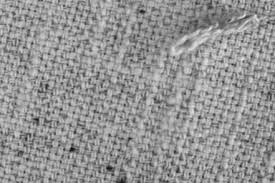
#> input picture test_images/1.jpg, 275 x 183 px; its folder holds only this picture in this run
$ python Detections_1.py   (older library calls are emulated)
#> lines starting #> are read from the running program, lines starting #| are printed output that depends on the picture; after the words box and inside, x2 and y2 are one past the last pixel; in counts of white or black regions, pixels touching at a corner belong together
import cv2
import numpy as np
import os

# Connect smalls pixels in larger blobs
def morph(image, kernel = (5, 5), show=False):
    element_closing = cv2.getStructuringElement(cv2.MORPH_ELLIPSE, kernel)
    img = cv2.morphologyEx(image, cv2.MORPH_CLOSE, element_closing)
    if show:
        cv2.imshow(f'Kernel: {kernel}', img)
    return img

# Remove elements smaller than minimum size
# https://stackoverflow.com/questions/42798659/how-to-remove-small-connected-objects-using-opencv
def component(image, connectivity = 8, min_size = 100, show=False):
    nb_components, output, stats, centroids = cv2.connectedComponentsWithStats(image, connectivity= connectivity)
    sizes = stats[1:, -1]
    nb_components = nb_components - 1
    img = np.zeros((output.shape))
    for i in range(0, nb_components):
        if sizes[i] >= min_size:
            img[output == i + 1] = 255
    img = cv2.normalize(img, None, alpha=0, beta=255, norm_type=cv2.NORM_MINMAX, dtype=cv2.CV_8UC1)
    if show:
        cv2.imshow(f'Min size: {min_size}', img)
    return img

# Approximation of the contour
def approx_cont(contours, look_back):
    contour = []
    for n in range(len(contours)):
        cont = []
        cont_back = np.concatenate([contours[n][-look_back:], contours[n]])
        for i in range(len(cont_back[:-look_back])):
            inner_list = []
            slice = cont_back[i: i + (2*look_back)].mean(axis=0)
            inner_list.append(int(slice[0][0]))
            inner_list.append(int(slice[0][1]))
            cont.append(inner_list)
        contour.append(np.array(cont).reshape((-1, 1,2)).astype(np.int32))
    return contour
current_path=os.getcwd()
print(current_path)
folder=os.path.join(current_path,'test_images')
for filename in os.listdir(folder):
    img=cv2.imread((os.path.join(folder, filename)))
#> img is the input picture: shape (183, 275, 3); min 7, max 234, mean 148.8
# Read and resize image
    #image = cv2.imread('56.jpg')
    image = cv2.resize(img, (640, 480))
    cv2.imshow("Base image", image)

    # Applaying Gaussian Blur on input image
    image_blurred = cv2.GaussianBlur(image, (25, 25),0)

    # Applaying Sobel Edge detections
    sobelX = cv2.Sobel(image_blurred ,cv2.CV_64F,1,0, ksize=-1)
    sobelY = cv2.Sobel(image_blurred,cv2.CV_64F,0,1, ksize=-1)
    sobelX = np.uint8(np.absolute(sobelX))
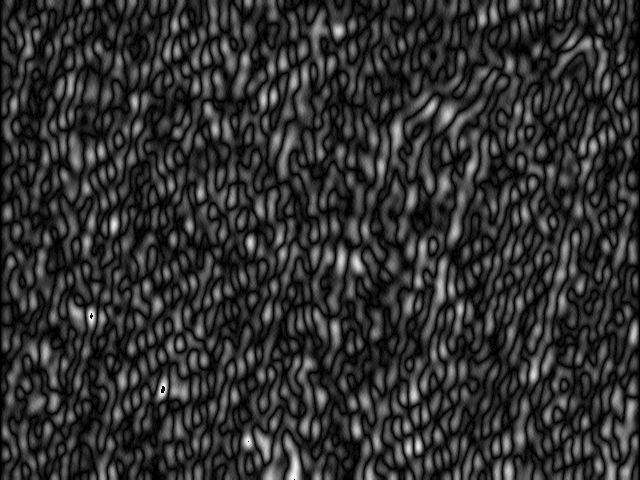
#> sobelX: shape (480, 640, 3); min 0, max 253, mean 48
    sobelY = np.uint8(np.absolute(sobelY))
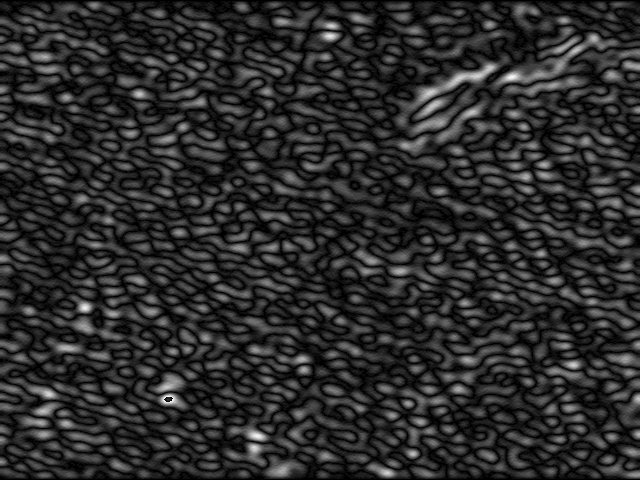
#> sobelY: shape (480, 640, 3); min 0, max 253, mean 43.7
    image_sobel = cv2.bitwise_or(sobelX, sobelY)
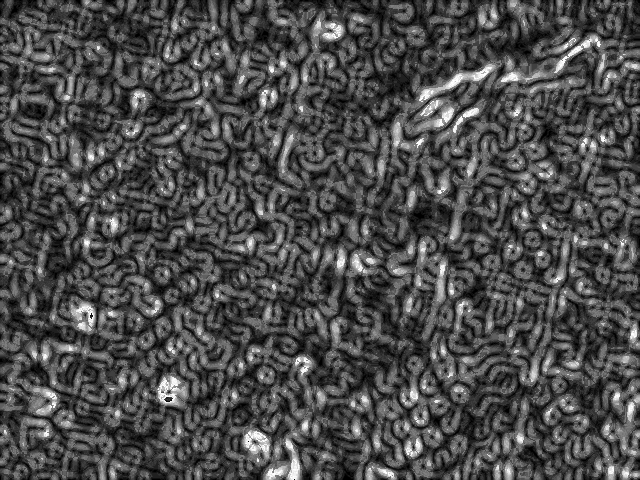
#> image_sobel: shape (480, 640, 3); min 0, max 255, mean 76

    # Change image from BGR to Gray
    imageGRAY = cv2.cvtColor(image_sobel, cv2.COLOR_BGR2GRAY)

    # Again applaying Gaussian Blur
    imageGRAY = cv2.GaussianBlur(imageGRAY, (7,7),0)
    # cv2.imshow("Base image", imageGRAY)

    # Change pixels greater than 0,3*max image pixel to 255
    imageGRAY[imageGRAY > 0.3*np.max(imageGRAY)] = 255

    # Change pixels values to 0 if is < 126 otherwise to 255
    _, imageGRAY = cv2.threshold(imageGRAY, 126, 255, cv2.THRESH_BINARY)
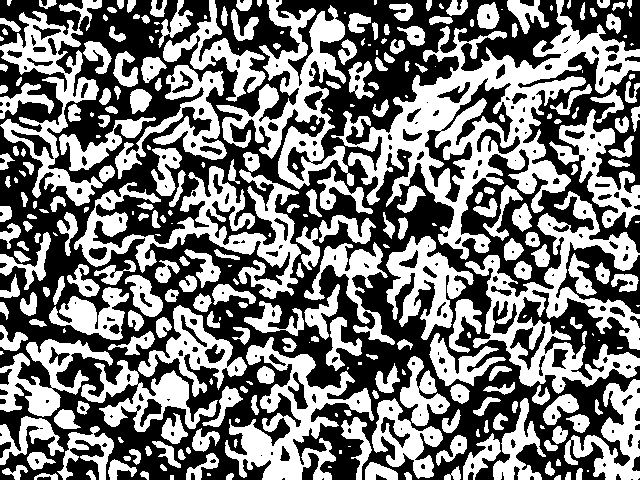
#> imageGRAY: shape (480, 640); 47.9% white; 306 white regions (64 under 20 px), largest, box (x1, y1, x2, y2) and area: (331, 0, 640, 260) 20405, (465, 191, 640, 394) 10674, (74, 166, 301, 299) 8904

    # Merge pixels using opencv closing morphology functions
    image_morph = morph(imageGRAY, kernel=(3,3), show=False)
#> in morph, `img = cv2.morphologyEx(image, cv2.MORPH_CLOSE, element_closing)`: img: shape (480, 640); 48.4% white; 256 white regions (59 under 20 px), largest, box (x1, y1, x2, y2) and area: (115, 0, 640, 260) 35705, (0, 305, 247, 480) 13245, (465, 191, 640, 405) 11557
    # Remove smalls bloobs
    image_conn = component(image_morph, min_size= 250, show=False)
#> in component, `nb_components, output, stats, centroids = cv2.connectedComponentsWithS..`:
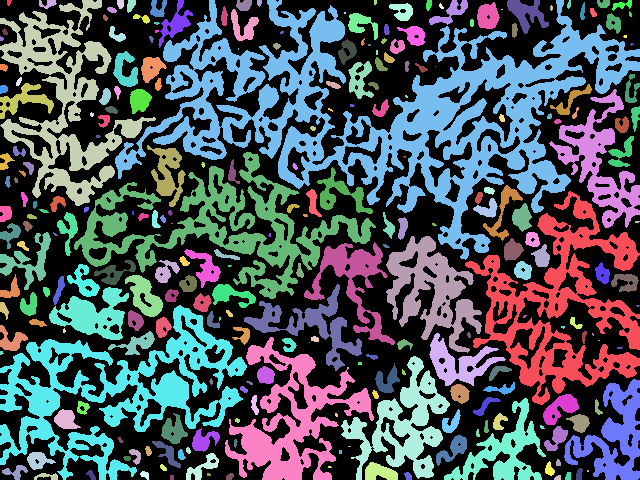
#> output: shape (480, 640) int32; 257 distinct labels, from 0 to 256; one colour per label, 0 black
#> in component, `nb_components, output, stats, centroids = cv2.connectedComponentsWithS..`: nb_components = 257; stats = 257 rows, first 6: [0, 0, 640, 480, 158456], [7, 0, 5, 6, 22], [39, 0, 18, 9, 93], [0, 0, 156, 206, 8961], [117, 0, 7, 9, 54], [127, 0, 9, 13, 84]; centroids = 257 pairs, first value 1.08 to 637.5, second value 1.86 to 477.4
#> in component, `sizes = stats[1:, -1]`: sizes = 256 values, max 35705 at index 7, min 1 at index 62, mean 581
#> in component, `nb_components = nb_components - 1`: nb_components = 256
    # Merge pixels using opencv closing morphology functions
    image_morph = morph(image_conn, kernel=(11,11), show=False)
#> in morph (call 2), `img = cv2.morphologyEx(image, cv2.MORPH_CLOSE, element_closing)`: img: shape (480, 640); 63.1% white; 139 black regions, largest, box (x1, y1, x2, y2) and area: (0, 135, 93, 344) 10504, (282, 0, 458, 130) 8361, (121, 234, 268, 358) 7583
    # Remove smalls bloobs
    image_conn = component(image_morph, min_size= 750, show=False)
#> call 2 of component, with connectivity = 8, min_size = 750, show = False
#> in component (call 2), `nb_components, output, stats, centroids = cv2.connectedComponentsWithS..`:
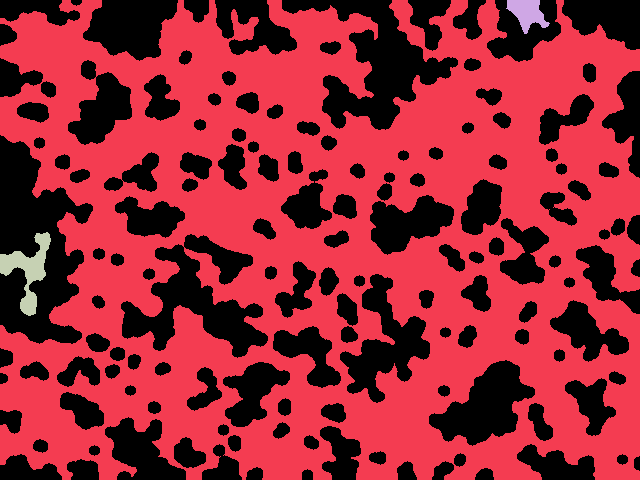
#> output: shape (480, 640) int32; 4 distinct labels, from 0 to 3; one colour per label, 0 black
#> in component (call 2), `nb_components, output, stats, centroids = cv2.connectedComponentsWithS..`: nb_components = 4; stats = [[0, 0, 640, 480, 113278], [0, 0, 640, 480, 191533], [506, 0, 44, 34, 812], [0, 232, 51, 84, 1577]]; centroids = [[304.7, 235.5], [329.8, 242.6], [526.9, 12.77], [27.76, 269.6]]
#> in component (call 2), `sizes = stats[1:, -1]`: sizes = [191533, 812, 1577]
#> in component (call 2), `nb_components = nb_components - 1`: nb_components = 3
#> after the loop in component (call 2), `for i in range(0, nb_components):`: img: shape (480, 640) float64; 63.1% white; 139 black regions

    # Normalize image
    image_norm = cv2.normalize(image_conn, None, alpha=0, beta=255, norm_type=cv2.NORM_MINMAX, dtype=cv2.CV_8UC1)

    # Finding contours on binary image
    cont, hierarchy = cv2.findContours(image_norm.copy(), cv2.RETR_LIST, cv2.CHAIN_APPROX_NONE)
#> cont = 113 contours; largest, box (x1, y1, x2, y2) and area: (0, 0, 640, 480) 252970, (120, 243, 269, 359) 6496, (339, 273, 431, 404) 4907, (428, 359, 536, 447) 4792, (369, 194, 455, 256) 3138


    for contour in cont[:-1]:
        (x, y, w, h) = cv2.boundingRect(contour)
        area = cv2.contourArea(contour)
        print(area)
        if area>900 :
            cv2.rectangle(image, (x, y), (x+w, y+h), (255, 0, 0), 3)
#> this loop made 112 passes
#> (x, y, w, h, area) on passes 1 to 12: (616, 453, 13, 13, 104), (453, 452, 14, 16, 144), (368, 450, 19, 16, 197.5), (88, 444, 13, 13, 104), (32, 438, 17, 16, 178.5), (173, 436, 34, 33, 691), (303, 434, 17, 17, 181.5), (227, 434, 15, 19, 199), (217, 423, 13, 14, 116), (272, 421, 19, 19, 211), (527, 402, 27, 40, 595), (320, 402, 27, 22, 393.5)
#| 104.0
#| 144.0
#| 197.5
#| 104.0
#| 178.5
#| 691.0
#| 181.5
#| 199.0
#> (further printed lines are left out)
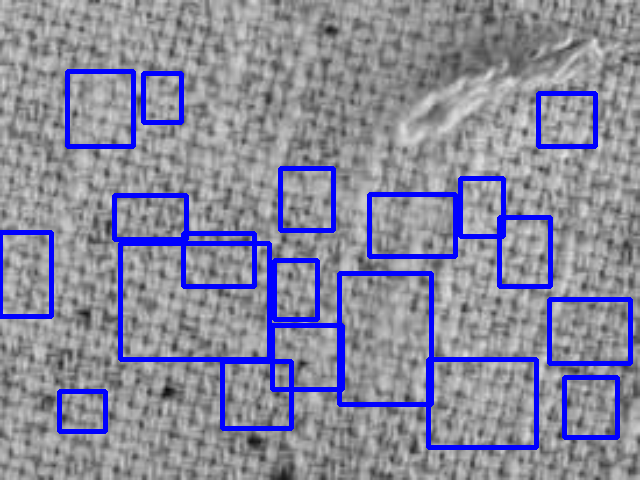
#> image: shape (480, 640, 3); mean B, G, R 157.1, 136.6, 136.6

    cv2.imshow('final image',image)

    # [15 lines of commented-out code are left out]

    cv2.waitKey(0)
cv2.destroyAllWindows()

$ run again, on test_images/22.jpg
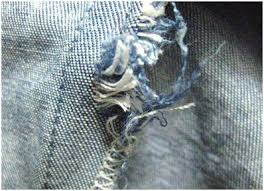
#> input picture test_images/22.jpg, 264 x 191 px
#> img is the input picture: shape (191, 264, 3); mean B, G, R 142.9, 139.6, 128.8
#> output: shape (480, 640) int32; 187 distinct labels, from 0 to 186
#> in component, `nb_components, output, stats, centroids = cv2.connectedComponentsWithS..`: nb_components = 187; stats = 187 rows, first 6: [0, 0, 640, 480, 195498], [0, 0, 640, 480, 83819], [204, 0, 25, 59, 573], [18, 2, 85, 25, 518], [155, 3, 42, 10, 287], [208, 4, 6, 4, 17]; centroids = 187 pairs, first value 21 to 625, second value 5.71 to 462.4
#> sizes = 186 values, max 83819 at index 0, min 1 at index 40, mean 600.5
#> in component, `nb_components = nb_components - 1`: nb_components = 186
#> output: shape (480, 640) int32; 11 distinct labels, from 0 to 10
#> in component (call 2), `nb_components, output, stats, centroids = cv2.connectedComponentsWithS..`: nb_components = 11; stats = [[8, 0, 625, 471, 190413], [0, 0, 640, 480, 108149], [155, 0, 42, 13, 414], [521, 95, 39, 40, 723], [44, 143, 75, 28, 872], [513, 190, 76, 130, 2174], [485, 219, 28, 38, 382], [585, 254, 20, 48, 313], [500, 285, 78, 126, 2508], [354, 360, 63, 32, 545], [482, 413, 54, 42, 707]]; centroids = [[316, 245.2], [314.4, 226.9], [175.2, 5], [537.2, 113.6], [79.44, 153.9], [543.4, 252.8], [496, 237.6], [595.1, 280.7], [528.4, 353.6], [388.2, 380.3], [500.9, 432.9]]
#> sizes = [108149, 414, 723, 872, 2174, 382, 313, 2508, 545, 707]
#> in component (call 2), `nb_components = nb_components - 1`: nb_components = 10
#> after the loop in component (call 2), `for i in range(0, nb_components):`:
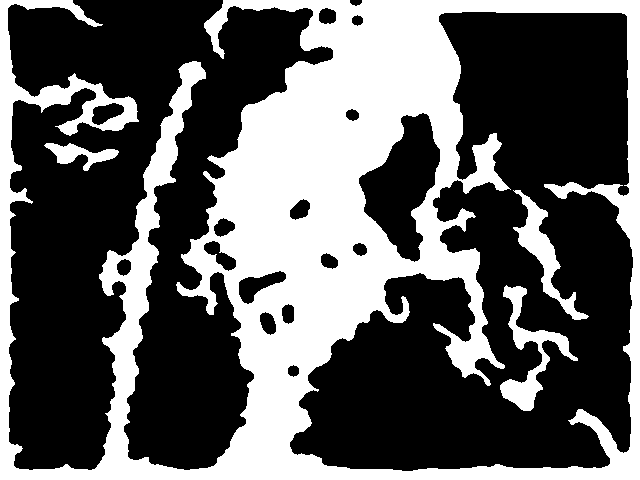
#> img: shape (480, 640) float64; 37% white; 4 white regions, box (x1, y1, x2, y2) and area: (0, 0, 640, 480) 108149, (500, 285, 578, 411) 2508, (513, 190, 589, 320) 2174, (44, 143, 119, 171) 872
#> cont = 20 contours; largest, box (x1, y1, x2, y2) and area: (0, 0, 640, 480) 211944, (289, 11, 634, 472) 97624, (358, 112, 441, 263) 6614, (500, 285, 578, 411) 2286, (513, 190, 589, 320) 1999
#> the loop `for contour in cont[:-1]:` made 19 passes
#> (x, y, w, h, area) on passes 1 to 8: (287, 364, 13, 14, 116), (259, 311, 18, 25, 291.5), (281, 303, 14, 22, 220), (500, 285, 78, 126, 2286), (238, 270, 49, 35, 779), (116, 258, 16, 19, 202.5), (320, 252, 19, 18, 218), (352, 242, 16, 15, 154.5)
#> (printed output is left out)
#> after the loop `for contour in cont[:-1]:`:
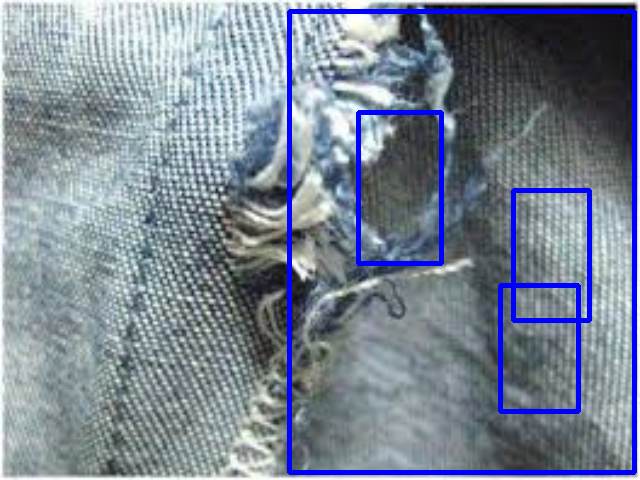
#> image: shape (480, 640, 3); mean B, G, R 148.7, 133.7, 123.3
